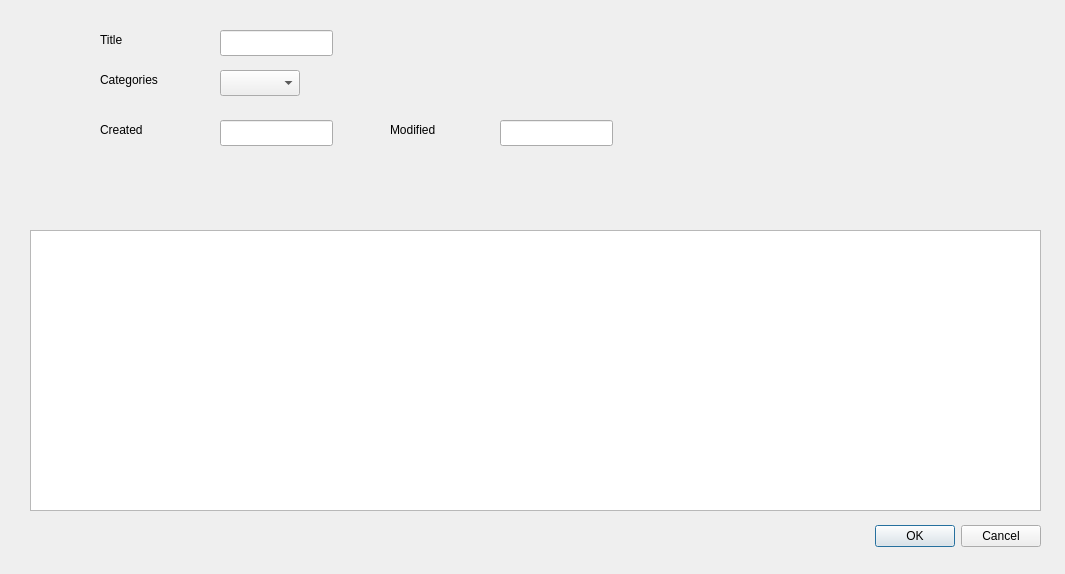
<?xml version="1.0" encoding="UTF-8"?>
<ui version="4.0">
 <class>NoteDialog</class>
 <widget class="QDialog" name="NoteDialog">
  <property name="geometry">
   <rect>
    <x>0</x>
    <y>0</y>
    <width>1065</width>
    <height>574</height>
   </rect>
  </property>
  <property name="windowTitle">
   <string>Dialog</string>
  </property>
  <widget class="QDialogButtonBox" name="buttonBox">
   <property name="geometry">
    <rect>
     <x>700</x>
     <y>520</y>
     <width>341</width>
     <height>32</height>
    </rect>
   </property>
   <property name="orientation">
    <enum>Qt::Horizontal</enum>
   </property>
   <property name="standardButtons">
    <set>QDialogButtonBox::Cancel|QDialogButtonBox::Ok</set>
   </property>
  </widget>
  <widget class="QLabel" name="label">
   <property name="geometry">
    <rect>
     <x>100</x>
     <y>30</y>
     <width>63</width>
     <height>20</height>
    </rect>
   </property>
   <property name="text">
    <string>Title</string>
   </property>
  </widget>
  <widget class="QLabel" name="label_2">
   <property name="geometry">
    <rect>
     <x>100</x>
     <y>70</y>
     <width>81</width>
     <height>20</height>
    </rect>
   </property>
   <property name="text">
    <string>Categories</string>
   </property>
  </widget>
  <widget class="QLabel" name="label_3">
   <property name="geometry">
    <rect>
     <x>100</x>
     <y>120</y>
     <width>63</width>
     <height>20</height>
    </rect>
   </property>
   <property name="text">
    <string>Created</string>
   </property>
  </widget>
  <widget class="QLabel" name="label_4">
   <property name="geometry">
    <rect>
     <x>390</x>
     <y>120</y>
     <width>63</width>
     <height>20</height>
    </rect>
   </property>
   <property name="text">
    <string>Modified</string>
   </property>
  </widget>
  <widget class="QTextEdit" name="textEdit_description">
   <property name="geometry">
    <rect>
     <x>30</x>
     <y>230</y>
     <width>1011</width>
     <height>281</height>
    </rect>
   </property>
  </widget>
  <widget class="QLineEdit" name="line_created">
   <property name="geometry">
    <rect>
     <x>220</x>
     <y>120</y>
     <width>113</width>
     <height>26</height>
    </rect>
   </property>
  </widget>
  <widget class="QLineEdit" name="line_modified">
   <property name="geometry">
    <rect>
     <x>500</x>
     <y>120</y>
     <width>113</width>
     <height>26</height>
    </rect>
   </property>
  </widget>
  <widget class="QComboBox" name="combo_box_categories">
   <property name="geometry">
    <rect>
     <x>220</x>
     <y>70</y>
     <width>80</width>
     <height>26</height>
    </rect>
   </property>
  </widget>
  <widget class="QLineEdit" name="line_title">
   <property name="geometry">
    <rect>
     <x>220</x>
     <y>30</y>
     <width>113</width>
     <height>26</height>
    </rect>
   </property>
  </widget>
 </widget>
 <resources/>
 <connections>
  <connection>
   <sender>buttonBox</sender>
   <signal>accepted()</signal>
   <receiver>NoteDialog</receiver>
   <slot>accept()</slot>
   <hints>
    <hint type="sourcelabel">
     <x>248</x>
     <y>254</y>
    </hint>
    <hint type="destinationlabel">
     <x>157</x>
     <y>274</y>
    </hint>
   </hints>
  </connection>
  <connection>
   <sender>buttonBox</sender>
   <signal>rejected()</signal>
   <receiver>NoteDialog</receiver>
   <slot>reject()</slot>
   <hints>
    <hint type="sourcelabel">
     <x>316</x>
     <y>260</y>
    </hint>
    <hint type="destinationlabel">
     <x>286</x>
     <y>274</y>
    </hint>
   </hints>
  </connection>
 </connections>
</ui>
